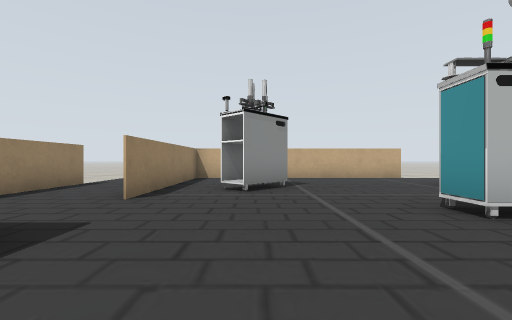
View 1 (above)

16 first-person views from a walk through a Gazebo world. The camera is 0.3 m above the floor, looks level and sees 90° across. The floor is counted in squares, 0.5 m on a side. Each view is taken from the middle of a square. On the plan, view 1 faces up. The plan holds only what a view shows up to about 9 squares ahead; the rest is blank. The robots in the file are not drawn. Some surface patterns are stand-ins.

View 2
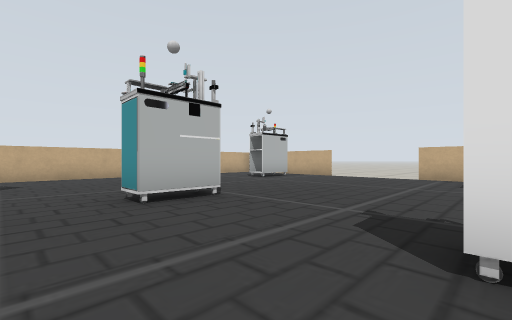

View 3
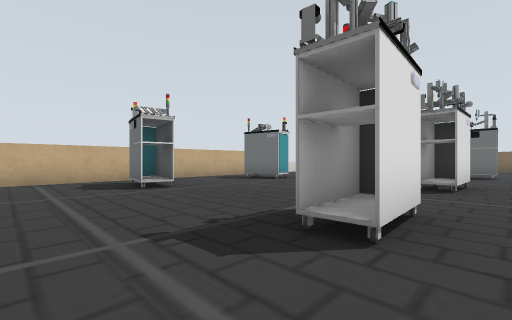

View 4
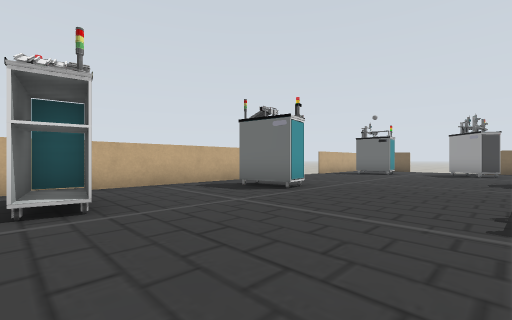

View 5
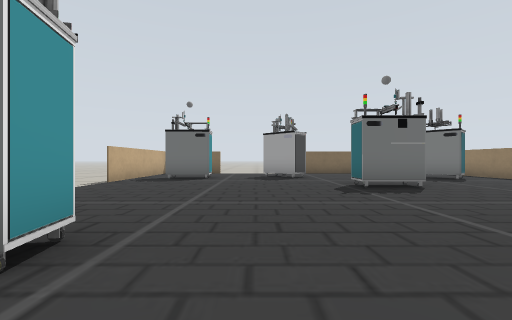

View 6
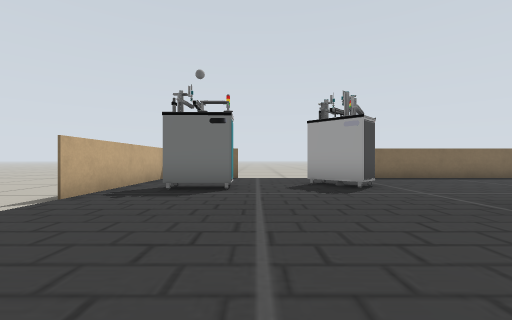

View 7
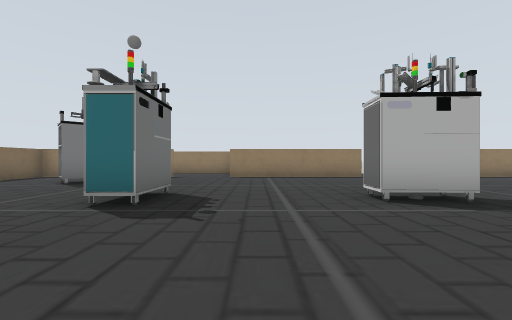

View 8
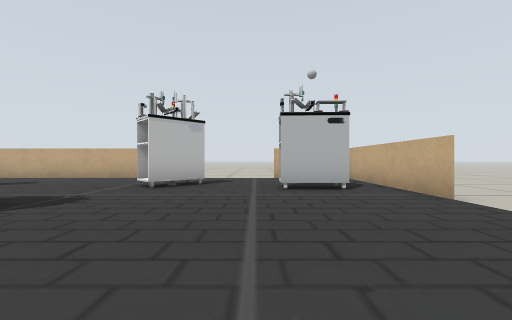

View 9
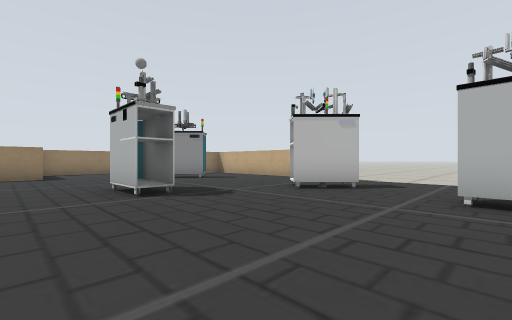

View 10
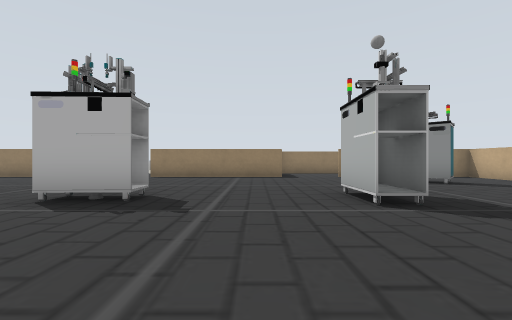

View 11
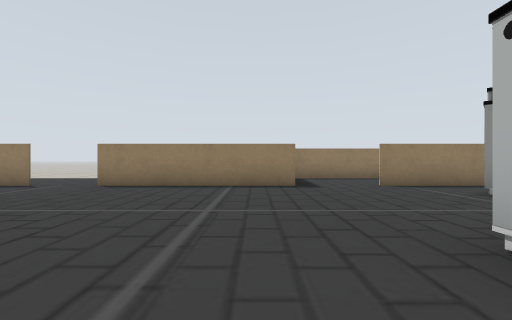

View 12
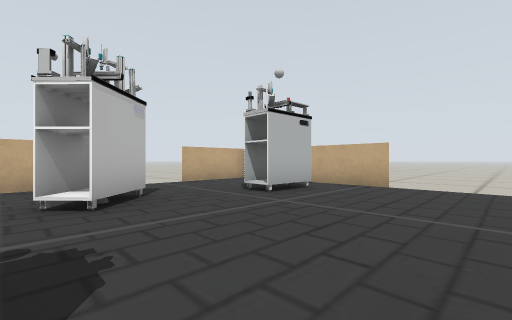

View 13
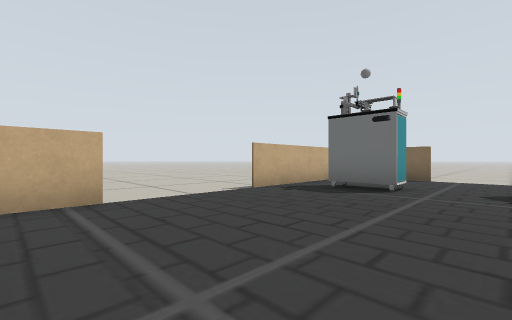

View 14
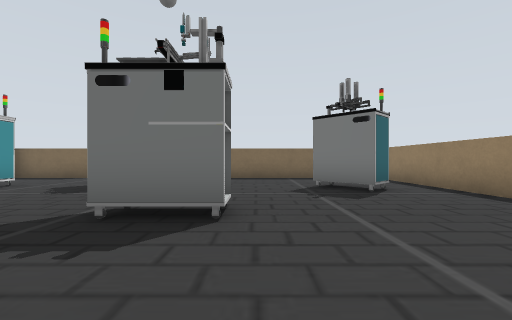

View 15
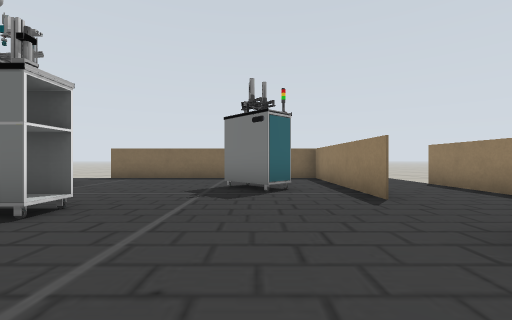

View 16
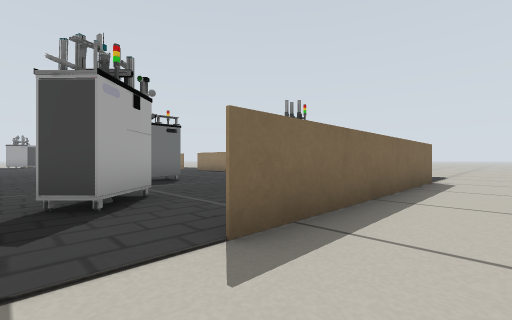

### Floor plan
Points are (right, up) in squares from view 1. A wall is a line through its corners. A room is listed if a view was taken in it or the views show most of it. See-through windows are left out.
Room 1 (views 1, 2, 3, 4, 5, 6, 7, 8, 9, 10, 11, 12, 13, 14, 15, 16)
walls: (-2, -4.2) (-2, -8.9); (-2, 2) (-2, -2.8); (10, -8) (10, 1); (10, 3.9) (10, 8.1); (-2, -10.9) (-2, -15.5) (4.9, -15.5); (4.9, 8.5) (-2, 8.5) (4.9, 8.5); (-2, 8.5) (-2, 3.9); (10, 8.5) (7.5, 8.5); (7.5, -15.5) (10, -15.5) (10, -10.9)
ways out: opening at (-2, -10); opening at (-2, -3.5); opening at (-2, 3); opening at (-1, 10); opening at (6.5, -15); opening at (8, 10); opening at (10, 2.5)
objects: other object (0, -13) to (0, -12); other object (0, 5) to (0, 6); other object (3, -10); other object (3, -6) to (3, -5); other object (3, -2) to (3, -1); other object (3, 3); other object (5, -14) to (5, -13); other object (5, 6) to (5, 7); other object (8, -13) to (9, -12); other object (8, -6) to (8, -5); other object (8, -2) to (8, -1); other object (8, 5) to (9, 6)

Where each view was taken, in squares from view 1:
view 1: 0 up, 0 right, facing up
view 2: 1 down, 1 right, facing up-right
view 3: 1 up, 2 right, facing down-right
view 4: 1 down, 4 right, facing down-right
view 5: 4 down, 6 right, facing down
view 6: 7 down, 7 right, facing down
view 7: 8 down, 7 right, facing left
view 8: 0 up, 7 right, facing up
view 9: 1 up, 8 right, facing up-left
view 10: 1 up, 7 right, facing left
view 11: 1 up, 4 right, facing left
view 12: 2 up, 4 right, facing up-right
view 13: 7 down, 6 right, facing down-right
view 14: 7 down, 2 right, facing down
view 15: 7 down, 0 right, facing down
view 16: 10 up, 6 right, facing down-left
